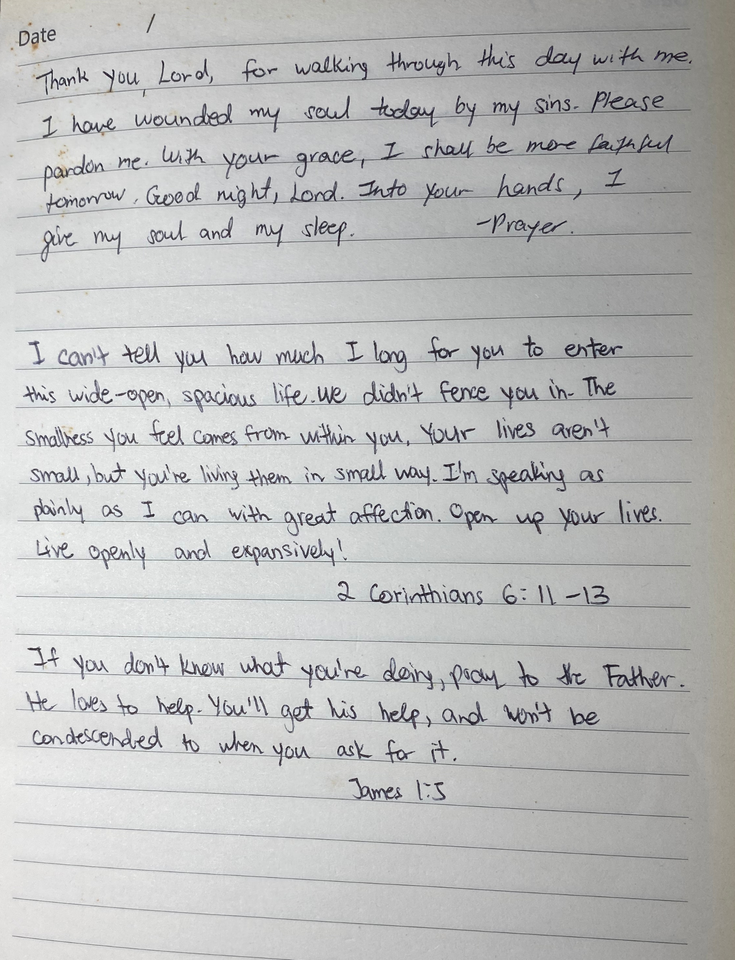
#> input picture to_decode/21.png, 735 x 960 px, shrunk from 1641 x 2145 before the run
$ python -i prediction.py   (imports and definitions only)
#> lines starting #> are read from the running program, lines starting #| are printed output that depends on the picture; after the words box and inside, x2 and y2 are one past the last pixel; in counts of white or black regions, pixels touching at a corner belong together
from transformers import TrOCRProcessor, VisionEncoderDecoderModel
import cv2
import json
import os

# [1 line that did not run here, left out]
# [1 line that did not run here, left out]

def extract_text(image_uploaded, batch_dir):
    details=[]

    y_positions, segment_image = crop_image(image_uploaded)
    print(len(segment_image))
    recognized_text_list = []
    os.makedirs(batch_dir, exist_ok=True)

    image_name = os.path.basename(image_uploaded)
    image_base = os.path.splitext(image_name)[0]

    subfolder = os.path.join(batch_dir, image_base)
    os.makedirs(subfolder, exist_ok=True)

    for idx, image in enumerate(segment_image):
        pixel_values = processor(images=image, return_tensors="pt").pixel_values
        generated_ids = model.generate(pixel_values)
        recognized_text = processor.batch_decode(generated_ids, skip_special_tokens=True)[0]
        print(recognized_text)
        if recognized_text:
            recognized_text_list.append(recognized_text)
            cropped_filename = f"crop_{idx}.png"
            cv2.imwrite(os.path.join(subfolder, cropped_filename), image)
            result = {
                "cropped_image": f"{os.path.basename(batch_dir)}/{os.path.splitext(image_uploaded)[0]}/{cropped_filename}",
                "generated_text": recognized_text
            }
            details.append(result)
            print(result)
    response = ""
    if recognized_text_list:
        response ="\n".join(recognized_text_list)
    return details , response

def crop_image(image_uploaded, min_height=40, horizontal_width=70):
    # 1. Load and preprocess
#> called with image_uploaded = 'to_decode/21.png', min_height = 40, horizontal_width = 70
    img = cv2.imread(image_uploaded)
#> img is the input picture: shape (960, 735, 3); mean B, G, R 187.5, 187.9, 187.2
    gray = cv2.cvtColor(img, cv2.COLOR_BGR2GRAY)
    _, binary = cv2.threshold(
        gray, 0, 255, cv2.THRESH_BINARY_INV + cv2.THRESH_OTSU
    )
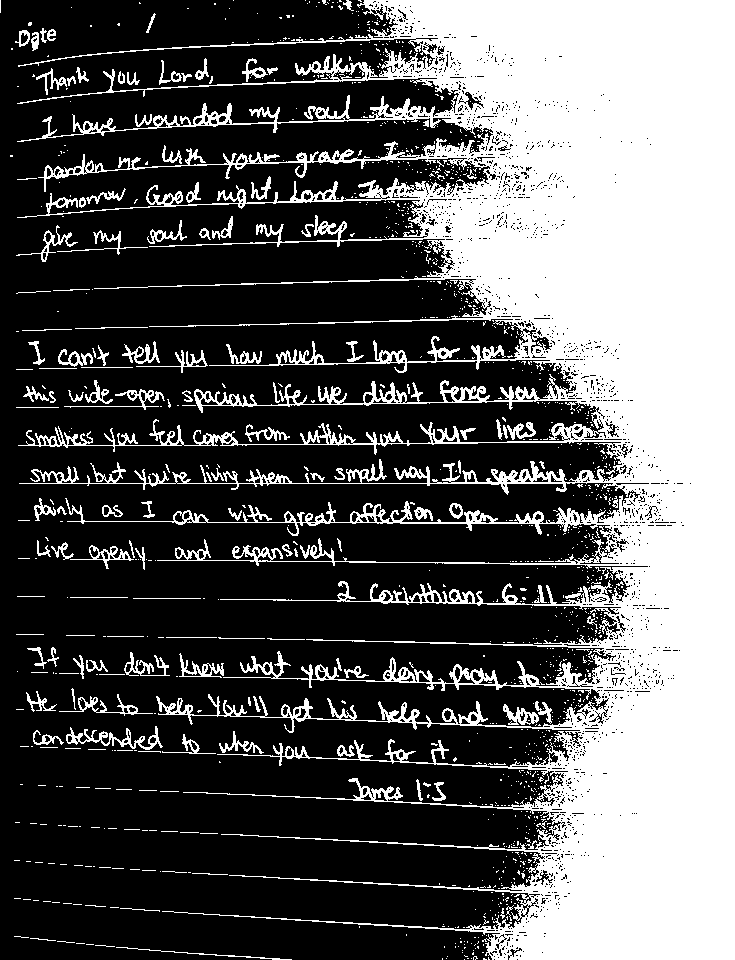
#> binary: shape (960, 735); 35.5% white; 1244 white regions (1114 under 20 px), largest, box (x1, y1, x2, y2) and area: (17, 0, 735, 960) 233850, (66, 726, 163, 750) 648, (64, 389, 165, 410) 376

    # 2. Kernel tuned to detect very long horizontal lines
    horizontal_kernel = cv2.getStructuringElement(cv2.MORPH_RECT, (horizontal_width, 1))
    detected_lines = cv2.morphologyEx(
        binary, cv2.MORPH_OPEN, horizontal_kernel, iterations=2
    )
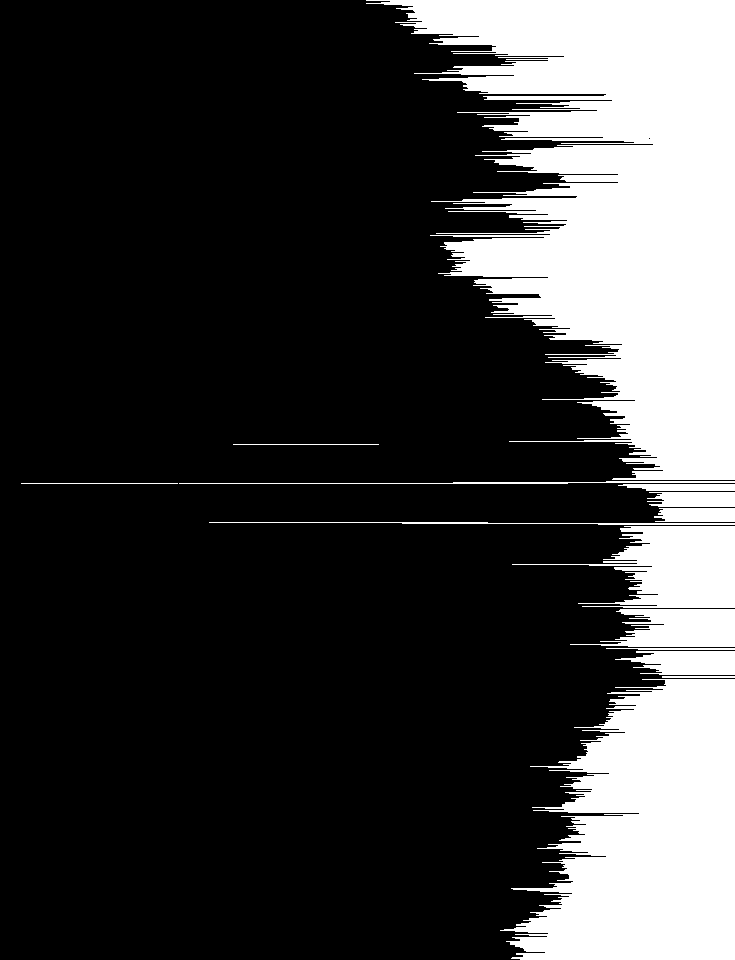
#> detected_lines: shape (960, 735); 23.4% white; 14 white regions

    # 3. Find contours of detected lines
    contours, _ = cv2.findContours(
        detected_lines, cv2.RETR_EXTERNAL, cv2.CHAIN_APPROX_SIMPLE
    )
#> contours = 14 contours, 2 with area under 20; largest, box (x1, y1, x2, y2) and area: (366, 0, 735, 480) 94044, (500, 679, 735, 960) 44177, (512, 526, 735, 608) 8189, (570, 609, 735, 647) 3666, (615, 651, 735, 675) 1989

    # 4. Collect Y positions of horizontal lines
    y_positions = []
    for cnt in contours:
        x, y, w, h = cv2.boundingRect(cnt)
        if w >= horizontal_width and h < 10:  # only wide & thin
            y_positions.append(y)
#> this loop made 14 passes
#> (x, y, w, h) on passes 1, 3, 4, 5, 6, 7, 8, 9, 10, 12, 14: (500, 679, 235, 281), (615, 651, 120, 24), (606, 648, 129, 2), (570, 609, 165, 38), (512, 526, 223, 82), (209, 522, 526, 3), (654, 508, 81, 14), (647, 492, 88, 15), (618, 484, 117, 7), (179, 481, 556, 3), (366, 0, 369, 480)
#> (cnt, x, y, w, h) on passes 2, 11, 13: ([[662, 676], [662, 677], [734, 677], [734, 676]], 662, 676, 73, 2), ([[21, 483], [177, 483]], 21, 483, 157, 1), ([[233, 444], [378, 444]], 233, 444, 146, 1)
#> after the loop, y_positions = [676, 648, 522, 484, 483, 481, 444]

    # 5. Sort and deduplicate Y positions
    y_positions = sorted(list(set(y_positions)))
#> y_positions = [444, 481, 483, 484, 522, 648, 676]

    # 6. Crop strips between consecutive lines if tall enough
    crops = []
    for i in range(len(y_positions) - 1):
        y_top = y_positions[i]
        y_bottom = y_positions[i + 1]
        region_height = y_bottom - y_top
        if region_height >= min_height:  # filter out tiny strips
            crop = img[y_top:y_bottom, :]
            crops.append(crop)
#> this loop made 6 passes
#> (y_top, y_bottom, region_height) on passes 1 to 6: (444, 481, 37), (481, 483, 2), (483, 484, 1), (484, 522, 38), (522, 648, 126), (648, 676, 28)
#> after the loop, crops = 1 item
    return y_positions, crops

>>> result = crop_image('to_decode/21.png')
